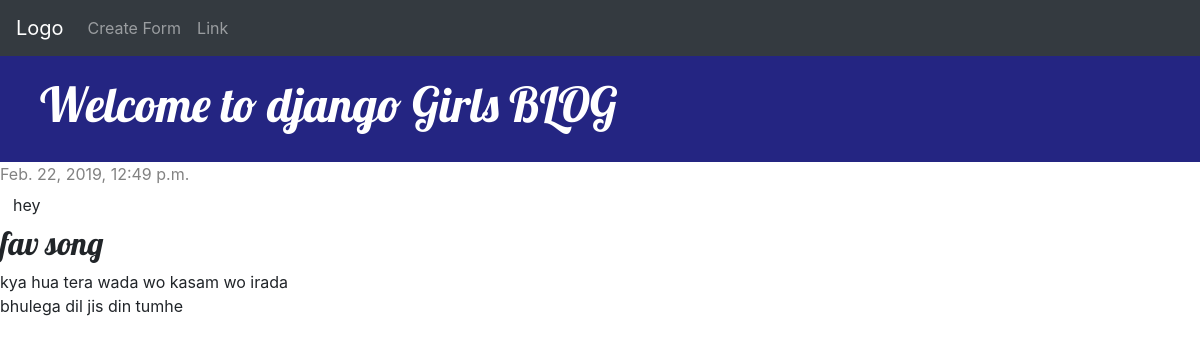
Page /post/2/ (signed in) on the committed database.
### blog/models.py (models this page shows, shortened)
class Post(models.Model):
    author = models.ForeignKey(settings.AUTH_USER_MODEL, on_delete=models.CASCADE)
    title = models.CharField(max_length=200)
    text = models.TextField()
    created_date = models.DateTimeField(default=timezone.now)
    published_date = models.DateTimeField(blank=True, null=True)
    def __str__(self):
        return self.title

### blog/views.py (the view)
# urls.py: path('post/<int:pk>/', views.post_detail, name='detail'),
@login_required
def post_detail(request, pk):
    post = get_object_or_404(Post, pk=pk)
    print(post)
    return render(request, 'blog/post_detail.html', {'post': post})

### blog/templates/blog/post_detail.html (shortened to what this page needs)
{% extends 'blog/base.html' %}
{% block content %}
    <div class="post">
        {% if post.published_date %}
            <div class="date">
                {{ post.published_date }}
            </div>
        {% endif %}
        <a class="btn btn-default" href="{% url 'post_edit' pk=post.pk %}">hey</a>
        <h2>{{ post.title }}</h2>
        <p>{{ post.text|linebreaksbr }}</p>
    </div>
{% endblock %}

### blog/static/css/blog_list.css (style rules this page uses)
h1, h2, h3, h4 { font-family: 'Lobster', cursive; }
.date { color: #828282; }
.post { margin-bottom: 70px; }

### rows in the picture
Post: published_date "Feb. 22, 2019, 12:49 p.m.", title "fav song", text "kya hua tera wada wo kasam wo irada bhulega dil jis din tumhe"
